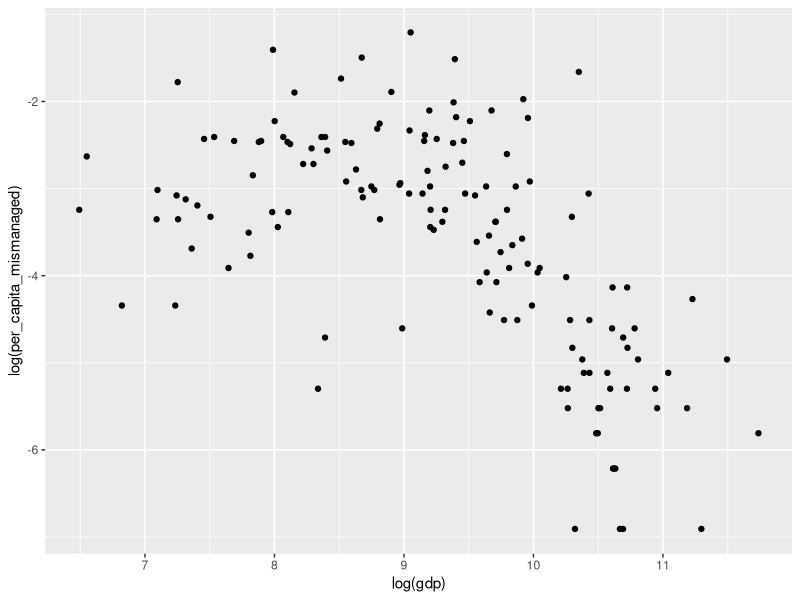
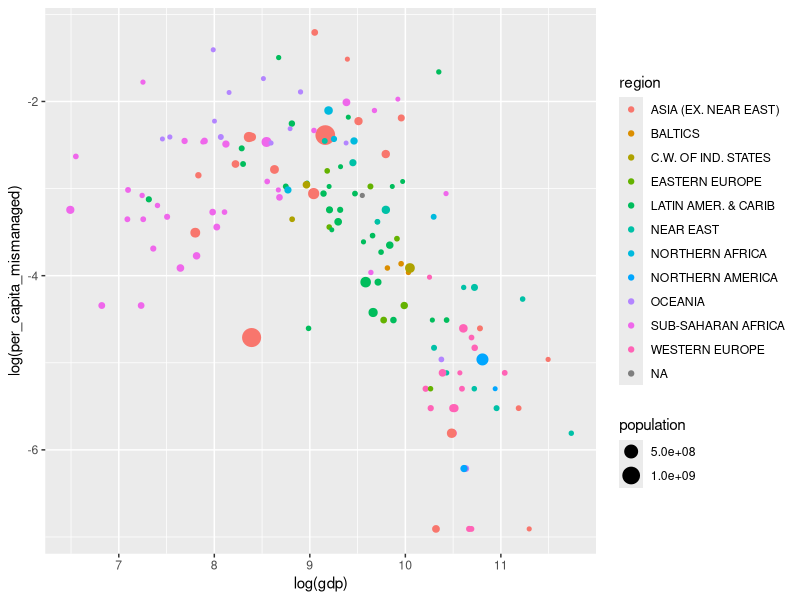
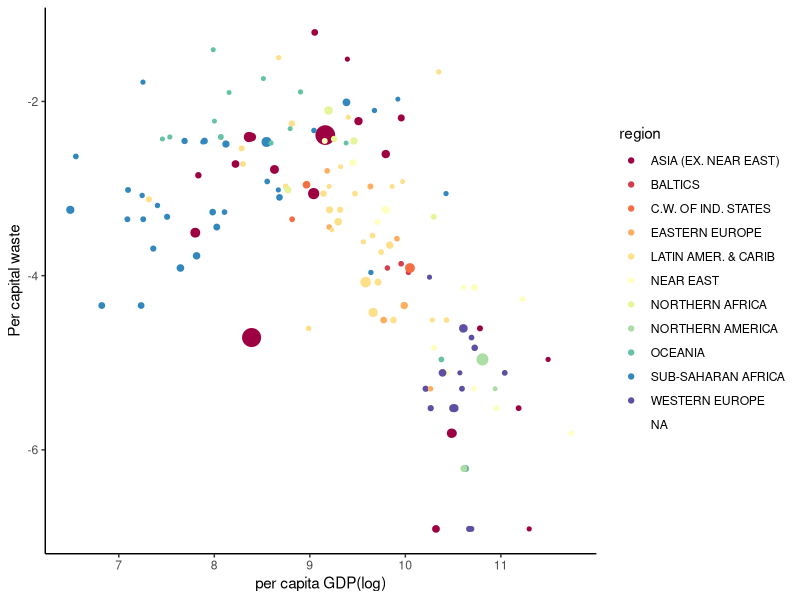
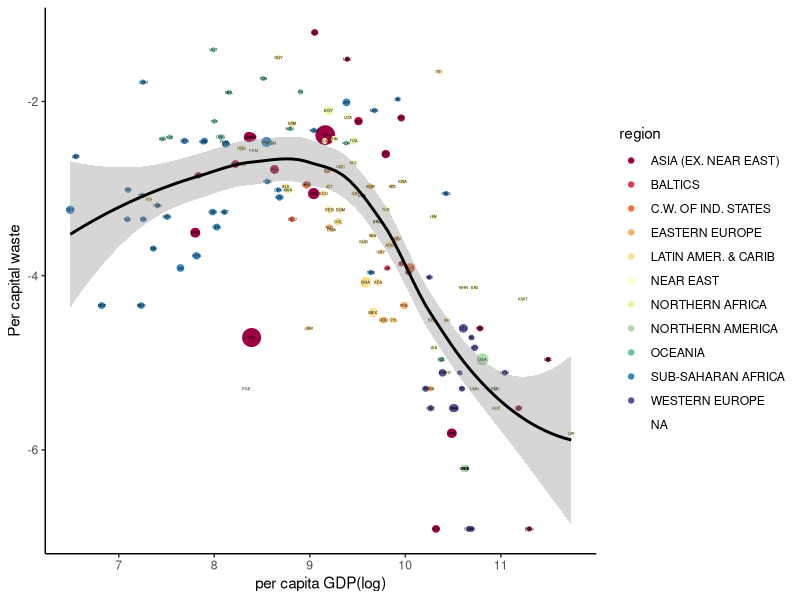

Write the R code that produced these figures, in order.
# road package -----
library(ggplot2)
library(dplyr)
library(readr)

# read in data ------
plastic <- read.csv("data-plastic.csv")

# Q1.
plastic %>%
  ggplot(aes(x = log(gdp), y = log(per_capita_mismanaged)))+   
  geom_point()

# Q2.
plastic %>%
  ggplot(aes(x = log(gdp), y = log(per_capita_mismanaged)))+  #不同軸心
  geom_point(aes(size = population, #更改點點的內容
                 color = region))

# Q3.
plastic %>%
  ggplot(aes(x = log(gdp), y = log(per_capita_mismanaged)))+  #不同軸心
  geom_point(aes(size = population, #更改點點的內容
                 color = region))+
  labs(x = "per capita GDP(log)",
       y = "Per capital waste",
       color = "region")+  #更改名稱
  guides(size = "none")+
  scale_color_brewer(palette = "Spectral") +
  theme_classic()

# Q4.
plastic %>%
  ggplot(aes(x = log(gdp),
             y = log(per_capita_mismanaged)))+  #不同軸心
  geom_point(aes(size = population, #更改點點的內容
                 colour = region)) +
  geom_text(aes(label = code,
                size = 2, 
                nudge_x = 0.15)) + #更改文字
  geom_smooth(color = "black")+ #增加曲線圖 
  labs(x = "per capita GDP(log)",
       y = "Per capital waste",
       color = "region")+  #labs用於更改圖作標的名稱
  guides(size = "none")+
  scale_color_brewer(palette = "Spectral") + #換不同顏色
  theme_classic()

#為何畫出來不一樣？
  